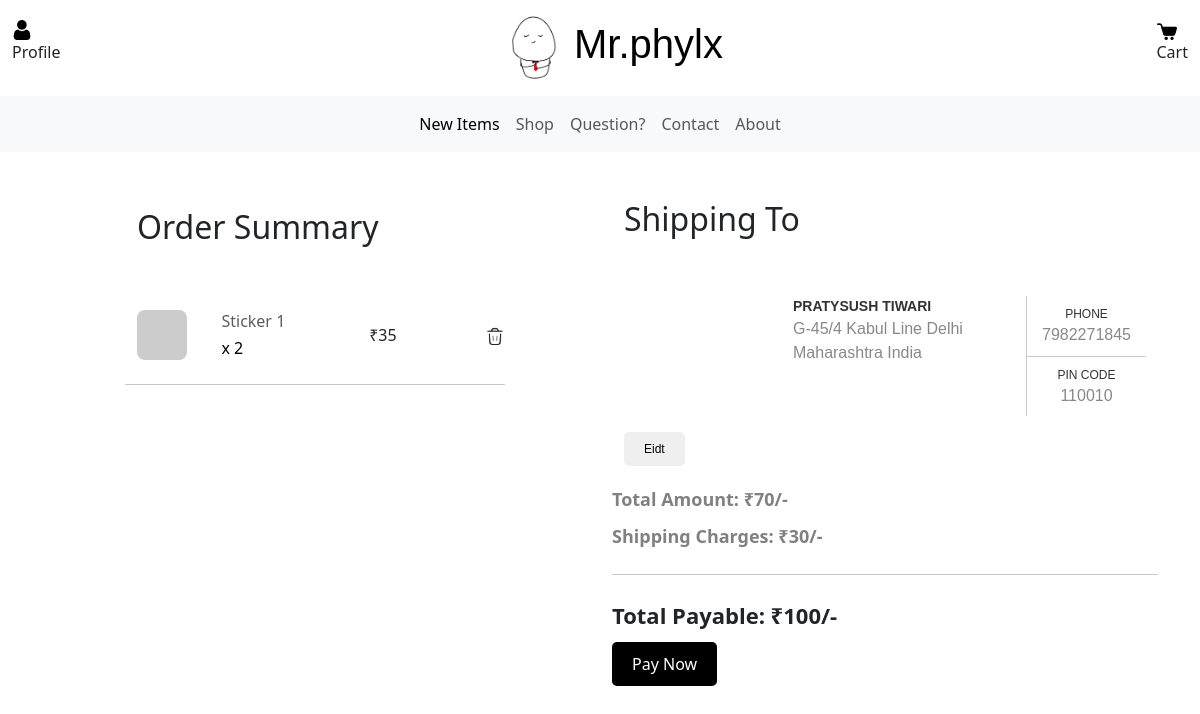
/checkout (signed in), run on the app's committed database.
### PratyushDoodlesApp/models/UserModel.py (models this page shows, shortened)
class CartItem(db.Model):
    __tablename__ = 'cart_item'
    id = db.Column(db.Integer, primary_key=True)
    quantity = db.Column(db.Integer, nullable=False)
    cart_id = db.Column(db.Integer, db.ForeignKey('cart.id'), nullable=False)
    product_id = db.Column(db.Integer, db.ForeignKey('product.id'), nullable=False)
    def get_product(self):
        product = Product.query.filter_by(id = self.product_id).first()
        return product

class Address(db.Model):
    __tablename__ = 'address'
    id = db.Column(db.Integer, primary_key=True)
    recipient_name = db.Column(db.String(255), nullable=False)
    addressLine1 = db.Column(db.String(255), nullable=False)
    addressLine2 = db.Column(db.String(255), nullable=True)
    city = db.Column(db.String(255), nullable=False)
    state = db.Column(db.String(255), nullable=False)
    pincode = db.Column(db.String(255), nullable=False)
    country = db.Column(db.String(255), nullable=False)
    phone_number = db.Column(db.String(15), nullable=False)
    user_id = db.Column(db.Integer, db.ForeignKey('user.id'), nullable=True)
    order_id = db.Column(db.Integer, db.ForeignKey('order.id'), nullable=True)

### PratyushDoodlesApp/models/ProductModel.py (models this page shows, shortened)
class Product(db.Model):
    __tablename__ = 'product'
    id = db.Column(db.Integer, primary_key=True)
    name = db.Column(db.String(255), nullable=False)
    description = db.Column(db.String(255), nullable=False)
    price = db.Column(db.Integer, nullable=False)
    stock_quantity = db.Column(db.Integer, nullable=False)
    product_images = db.relationship('ProductImage', backref = 'of_product', lazy=True)

### PratyushDoodlesApp/business/checkout.py (the view)
@checkout_bp.route('/checkout')
def checkout():
    data = getCartData()
    return render_template('checkout.html', data=data)

### PratyushDoodlesApp/business/cart.py (called while the page is built)
def getCartData():
    user = get_current_user()
    items_count = 0
    total_amount = 0
    cart_items = None
    if user and user.cart:
        cart_items = user.cart.cart_items
        for cart_item in cart_items:
            items_count = items_count + cart_item.quantity
            product = Product.query.filter_by(id = cart_item.product_id).first()
            total_amount = total_amount + (product.price * cart_item.quantity)
    return {
        'user' : user,
        'items_count' : items_count,
        'total_amount' : total_amount,
        'cart_items' : cart_items
    }

### PratyushDoodlesApp/business/util.py (called while the page is built)
def get_current_user():
    user_id = session.get('user_id')
    if user_id:
        return User.query.filter_by(id = user_id).first()
    return None

### PratyushDoodlesApp/templates/checkout.html (shortened to what this page needs)
{% extends 'ui/base_page.html' %}
{% block content %}
<div class="container mt-5">
    {% if data.user %}
    {% if data.cart_items and (data.cart_items|length>0) %}
    <div class="row">
        <div class="col-md-4 mx-auto">
            <div class="flex-column m4">
                <ul class="navbar-nav justify-content-end flex-grow-1 pe-3">
                    <li class="nav-item">
                        <a class="nav-link active" aria-current="page" href="#">
                            <h2>Order Summary</h2>
                        </a>
                    </li>
                </ul>
                <div class="mt-5">
                    {% for cart_item in data.cart_items %}
                    <div id="cart-item-{{ cart_item.product_id }}">
                        {% with cart_item=cart_item, product=cart_item.get_product() %}
                        {% include 'ui/cart_item.html' %}
                        {% endwith %}
                    </div>
                    {% endfor %}
                </div>
            </div>
        </div>
        <div class=" col-md-6">
            <div class="flex-column">
                <div class="col-lg-12 mx-auto">
                    <div id="shipping-address-filled" style="display: {% if data.user.address %} block {% else %} none {% endif%};">
                        {% with address=data.user.address %}
                            {% include 'ui/saved_address.html' %}
                        {% endwith %}
                    </div>
                    <div class="total-payable">
                        Total Amount: ₹{{ data.total_amount }}/-
                    </div>
                    <div class="shipping-amount">
                        Shipping Charges: ₹30/-
                    </div>
                    <div class="total-amount-large">
                        <hr class="my-4">
                        Total Payable: ₹{{ data.total_amount + 30 }}/-
                    </div>
                    {% if data.user.address %}
                        <a href="{{ url_for('checkout.initiate_payment') }}">
                            <button class="checkout-button">Pay Now</button>
                        </a>
                    {% else %}
                        <a href="#shipping-address-container">
                            <button class="checkout-button-disabled">Pay Now</button>
                        </a>
                    {% endif %}
                </div>
            </div>
        </div>
    </div>
    {% else %}
    <ul class="navbar-nav justify-content-end flex-grow-1 pe-3">
        <li class="nav-item">
            <a class="nav-link active" aria-current="page" href="#">Your Cart is Empty</a>
        </li>
    </ul>
    {% endif %}
    {% else %}
    <ul class="navbar-nav justify-content-end flex-grow-1 pe-3">
        <li class="nav-item">
            <a class="nav-link active" aria-current="page" href="#">Log-In to access your Cart</a>
        </li>
    </ul>
    {% endif%}
</div>
{% endblock content %}

### PratyushDoodlesApp/templates/ui/cart_item.html
<div class="row mb-4 d-flex justify-content-between align-items-center">
    <div class="col-md-2 col-lg-2 col-xl-2">
        <img src="{{ product.product_images[0].picture_url }}" alt="Product" class="rounded-3 ic-50" />
    </div>
    <div class="col-md-3 col-lg-3 col-xl-3">
        <h6 class="text-muted">{{ product.name }}</h6>
        <h6 class="text-black mb-0">x {{ cart_item.quantity }}</h6>
    </div>
    <div class="col-md-3 col-lg-3 col-xl-3 offset-lg-1">
        <h6 class="mb-0">₹{{ product.price }}</h6>
    </div>
    <div class="col-md-1 col-lg-1 col-xl-1 text-end">
        <span class="text-muted" product_id="{{ product.id }}" onclick="removeItemFromCart(this)">
            <img class="ic-20" src="{{ url_for('static', filename='images/ic_trash.png') }}">
        </span>
    </div>
    <hr class="my-4">
</div>

### PratyushDoodlesApp/templates/ui/saved_address.html (shortened to what this page needs)
<div class="container">
    <h2>Shipping To</h2>
    <div class="row">
        <div class="card-wrap horizontal">
            <div class="card-img-container">
                <a href="#">
                    <figure>
                    </figure>
                </a>
                <button class="edit-button" onclick="onShippingAddressEdit()">Eidt</button>
            </div>
            <div class="card-info">
                <div class="card-address">
                    <a href="#">
                        <p class="card-title">{{ address.recipient_name }}</p>
                        <p>{{ address.addressLine1 }} {{ address.addressLine2 }} {{ address.city }} {{ address.state }}
                            {{ address.country }} <br><br>
                        </p>
                    </a>
                </div>
                <div class="card-phone">
                    <a href="#"><span>Phone</span>{{ address.phone_number }}</a>
                    <a href="#"><span>Pin Code</span>{{ address.pincode }}</a>
                </div>
            </div>
        </div>
    </div>
</div>

### PratyushDoodlesApp/static/styles/custom.css (style rules this page uses)
* { margin: 0; padding: 0; box-sizing: border-box; }
body { margin: 0; padding: 0; }
.navbar-nav { justify-content: center; }
.total-payable { font-size: 18px; font-weight: bold; margin-bottom: 10px; margin-top: 20px; color: grey; }
.shipping-amount { font-size: 18px; font-weight: bold; margin-bottom: 10px; color: grey; }
.total-amount-large { font-size: 22px; font-weight: bold; margin-bottom: 10px; }
.checkout-button { background-color: black; color: white; border: none; padding: 10px 20px; font-size: 16px; border-radius: 5px; margin-bottom: 10px; }
.edit-button { color: rgb(2, 2, 2); border: none; padding: 8px 20px; font-size: 12px; border-radius: 5px; margin-bottom: 10px; }
.ic-20 { width: 20px; height: 20px; }
.ic-50 { width: 50px; height: 50px; }

### PratyushDoodlesApp/static/styles/product_card.css (style rules this page uses)
body { font-family: 'Muli', sans-serif; background: #ddd; }

### PratyushDoodlesApp/static/styles/saved_address.css (style rules this page uses)
.card-wrap { background-color: #fff; font-family: Montserrat,sans-serif; height: 370px; }
.card-wrap.horizontal { display: flex; margin-bottom: 50px; margin-top: 50px; }
.card-wrap.horizontal, .card-wrap.horizontal figure { height: 120px }
.card-wrap.horizontal figure { width: 154px; overflow: hidden; position: relative; cursor: pointer; }
.horizontal .card-info { position: relative; display: flex; justify-content: space-between; width: 100%; }
.horizontal .card-info, .horizontal .card-address a, .horizontal .card-phone a { color: #888; }
.horizontal .card-address { display: flex; flex-grow: 1; }
.horizontal .card-address a { text-decoration: none; flex-grow: 1; padding-left: 15px; }
.horizontal .card-address .card-title { color: #333; font-size: 14px; font-weight: bold; text-transform: uppercase; }
.horizontal .card-phone { display: flex; flex-direction: column; border-left: 1px solid #ccc; }
.horizontal .card-phone span { display: block; text-transform: uppercase; color: #333; font-size: 12px; }
.horizontal .card-phone a { text-align: center; flex-grow: 1; padding: 9px 15px 0; text-decoration: none; transition: 0.2s; }
.horizontal .card-phone a:first-child { border-bottom: 1px solid #ccc; }

### data on the page
CartItem: name "Sticker 1", quantity "2", price "35"
Address: recipient_name "PRATYSUSH TIWARI", addressLine1 "G-45/4 Kabul Line", city "Delhi", state "Maharashtra", country "India", phone_number "7982271845", pincode "110010"

### other printed values
{{ data.total_amount }} "70"
{{ data.total_amount + 30 }} "100"
